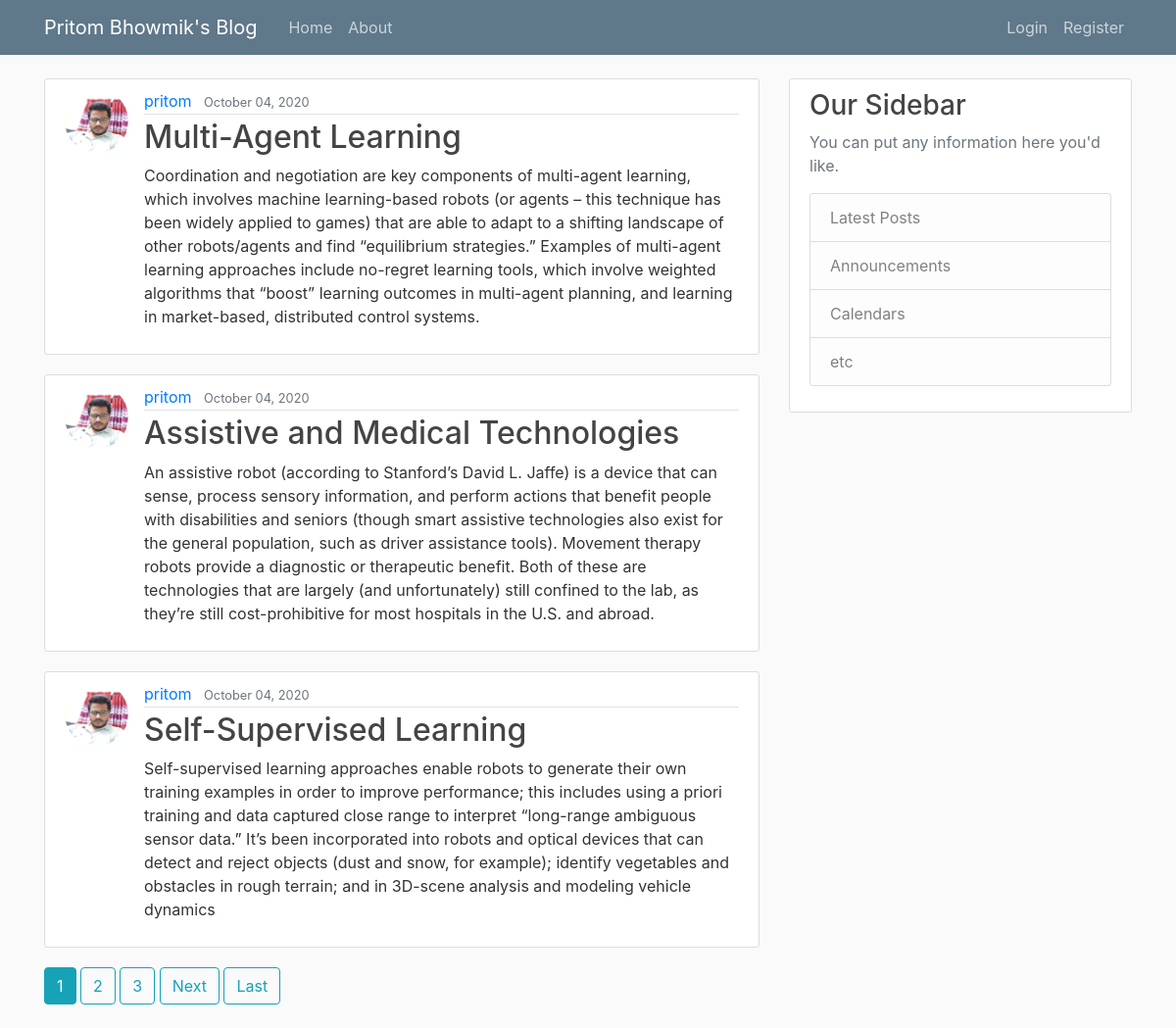
The page / on the database its author committed.
### blog/models.py (models this page shows, shortened)
class Post(models.Model):
    title = models.CharField(max_length=100)
    content = models.TextField()
    date_posted = models.DateTimeField(default=timezone.now)
    author = models.ForeignKey(User, on_delete=models.CASCADE)

### users/models.py (models this page shows, shortened)
class Profile(models.Model):
    user = models.OneToOneField(User, on_delete=models.CASCADE)
    image = models.ImageField(default='default.jpg', upload_to='profile_pics')

### blog/views.py (the view)
# urls.py: path('', PostListView.as_view(), name='blog-home'),
class PostListView(ListView):
    model = Post
    template_name = 'blog/home.html'  # <app>/<model>_<viewtype>.html
    context_object_name = 'posts'
    ordering = ['-date_posted']
    paginate_by = 3

### blog/templates/blog/home.html (shortened to what this page needs)
{% extends "blog/base.html" %} {% block content %} {% for post in posts %}
  <article class="media content-section">
    <img
      class="rounded-circle article-img"
      src="{{ post.author.profile.image.url }} "
    />
    <div class="media-body">
      <div class="article-metadata">
        <a class="mr-2" href="{% url 'user-posts' post.author.username %}">{{ post.author }}</a>
        <small class="text-muted">{{ post.date_posted |date:"F d, Y" }}</small>
      </div>
      <h2>
        <a class="article-title" href="{% url 'post-detail' post.id %}">
          {{ post.title }}</a
        >
      </h2>
      <p class="article-content">{{ post.content }}</p>
  </article>
  {% endfor %}
  {% if is_paginated %}
    {% for num in page_obj.paginator.page_range %}
      {% if page_obj.number == num %}
        <a class="btn btn-info mb-4" href="?page={{ num }}">{{ num }}</a>
      {% elif num > page_obj.number|add:'-3' and num < page_obj.number|add:'3' %}
        <a class="btn btn-outline-info mb-4" href="?page={{ num }}">{{ num }}</a>
      {% endif  %}
    {% endfor %}
    {% if page_obj.has_next %}
      <a class="btn btn-outline-info mb-4" href="?page={{ page_obj.next_page_number }}">Next</a>
      <a class="btn btn-outline-info mb-4" href="?page={{ page_obj.paginator.num_pages }}">Last</a>
      {% endif %}
    {% endif %}
{% endblock content %}

### blog/static/blog/main.css (style rules this page uses)
body { background: #fafafa; color: #333333; margin-top: 5rem; }
h1, h2, h3, h4, h5, h6 { color: #444444; }
.content-section { background: #ffffff; padding: 10px 20px; border: 1px solid #dddddd; border-radius: 3px; margin-bottom: 20px; }
.article-title { color: #444444; }
.article-content { white-space: pre-line; }
.article-img { height: 65px; width: 65px; margin-right: 16px; }
.article-metadata { padding-bottom: 1px; margin-bottom: 4px; border-bottom: 1px solid #e3e3e3; }

### rows shown on the page
Post: author.profile.image (picture), author "pritom", date_posted "October 04, 2020", title "Multi-Agent Learning", content "Coordination and negotiation are key components of multi-agent learning, which involves machine learning-based robots (or agents – this technique has been widely applied to games) that are able to adapt to a shifting landscape of other robots/agents and find “equilibrium strategies.” Examples of multi-agent learning approaches include no-regret learning tools, which involve weighted algorithms that “boost” learning outcomes in multi-agent planning, and learning in market-based, distributed control systems."
Post: author.profile.image (picture), author "pritom", date_posted "October 04, 2020", title "Assistive and Medical Technologies", content "An assistive robot (according to Stanford’s David L. Jaffe) is a device that can sense, process sensory information, and perform actions that benefit people with disabilities and seniors (though smart assistive technologies also exist for the general population, such as driver assistance tools). Movement therapy robots provide a diagnostic or therapeutic benefit. Both of these are technologies that are largely (and unfortunately) still confined to the lab, as they’re still cost-prohibitive for most hospitals in the U.S. and abroad."
Post: author.profile.image (picture), author "pritom", date_posted "October 04, 2020", title "Self-Supervised Learning", content "Self-supervised learning approaches enable robots to generate their own training examples in order to improve performance; this includes using a priori training and data captured close range to interpret “long-range ambiguous sensor data.” It’s been incorporated into robots and optical devices that can detect and reject objects (dust and snow, for example); identify vegetables and obstacles in rough terrain; and in 3D-scene analysis and modeling vehicle dynamics"

### other values the page prints
{{ num }} "1"
{{ num }} "2" "3"
